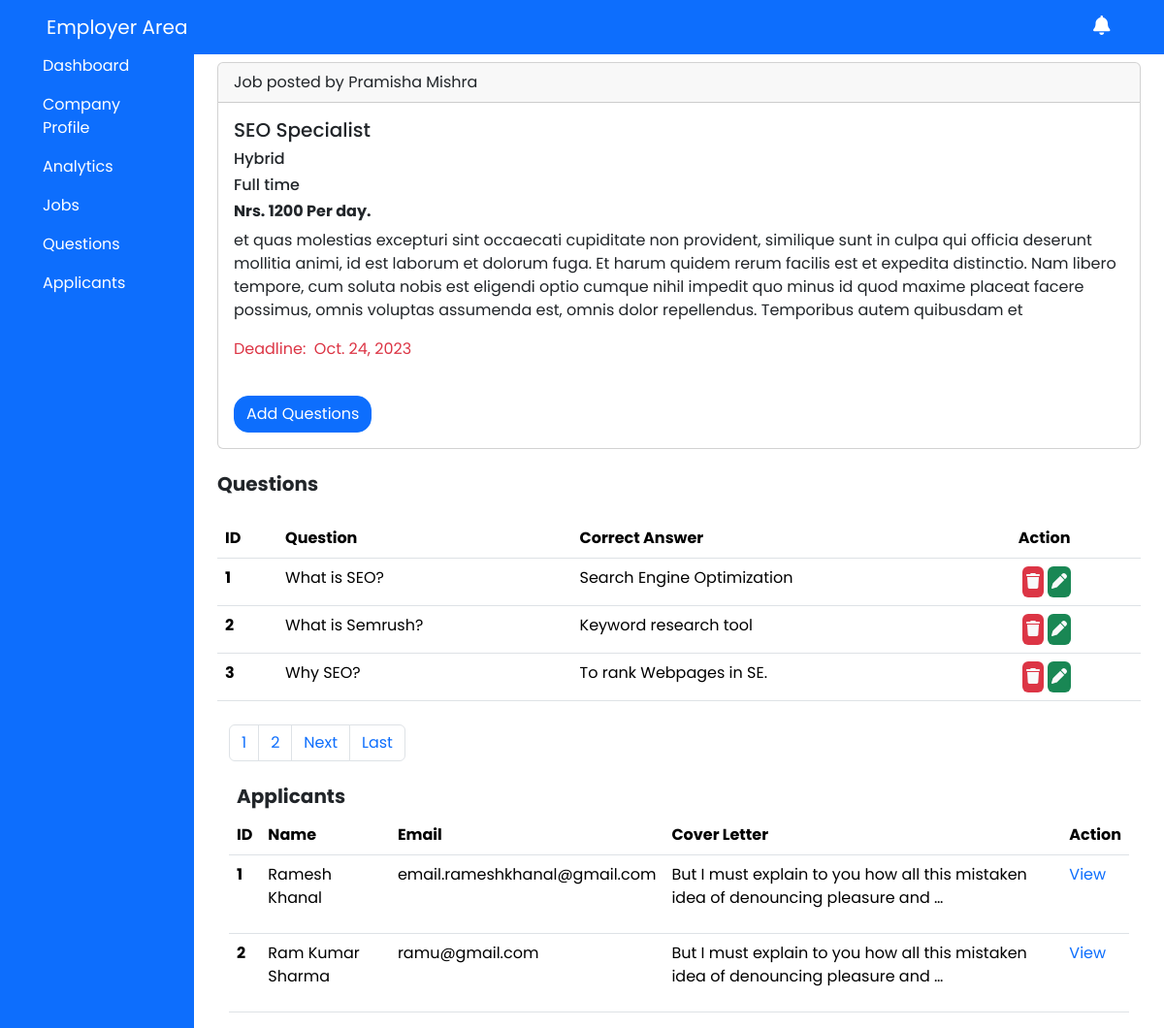
The app's page /employer/viewquestions/3 (signed in) with its own data.
### employer/models.py (models this page shows, shortened)
class Job(models.Model):
    employer = models.ForeignKey(Employer,on_delete=models.CASCADE,related_name='job')
    job_id = models.AutoField(primary_key=True)
    job_type = models.CharField(max_length=50,choices=JOB_TYPE,blank=False,null=False ,verbose_name='Job type')
    job_position = models.CharField(verbose_name="Position",max_length=100,null=False,blank=False)
    job_requirement = models.CharField(verbose_name="Requirements",max_length=100,null=False,blank=False)
    job_description = models.TextField(verbose_name="Description",null=False,blank=False)
    salary = models.TextField(max_length=30,blank=True,null=True)
    location_type = models.TextField(choices=LOCATION_TYPE,blank=False)
    deadline = models.DateField(blank=False,null=False,default=default_deadline)

class Employer(models.Model):
    emp_id = models.AutoField(primary_key=True)
    emp_name = models.CharField(max_length=50,null=False,blank=False,verbose_name='Employer name')
    emp_phone_number = models.CharField(max_length=11,null=False,blank=False,verbose_name='Employer number')
    emp_email = models.EmailField(verbose_name='Employer Email',null=False,blank=False,unique=True)
    emp_password = models.CharField(null=False,blank=False,verbose_name='Employer Password',max_length=255)
    about_employer = models.TextField(verbose_name='About Employer',blank=True,null=True)
    emp_profile = models.FileField(upload_to=filepath ,null=True,verbose_name='Profile Photo')

class Questions(models.Model):
    job = models.ForeignKey(Job,on_delete=models.CASCADE,related_name = 'question')
    question_id = models.AutoField(primary_key=True)
    question = models.CharField(verbose_name="Questions",max_length=150,blank=False,null=False)
    marks = models.CharField(max_length=50,null=False,blank=False,default=5)
    correct_answer = models.CharField(max_length=100,null=True)
    option_one = models.CharField(max_length=100,null=True)
    option_two = models.CharField(max_length=100,null=True)
    option_three = models.CharField(max_length=100, blank=True)
    option_four = models.CharField(max_length=100, blank=True)
    class Meta:
        verbose_name_plural = 'Questions'

### jobseeker/models.py (models this page shows, shortened)
class AppliedJobs(models.Model):
    id = models.UUIDField(primary_key=True)
    job = models.ForeignKey(Job,on_delete=models.CASCADE)
    job_seeker = models.ForeignKey(JobSeeker,on_delete=models.CASCADE)
    coverletter = models.TextField(null=False,blank=False,verbose_name="Cover Letter",default='')
    class Meta:
        verbose_name_plural = 'Applied Jobs'

class JobSeeker(models.Model):
    id = models.UUIDField(primary_key=True)
    name = models.CharField(max_length=50,null=False,blank=False,verbose_name='Jobseeker Name')
    email = models.EmailField(null=False, blank=False, unique=True,verbose_name='Jobseeker Email')
    password = models.TextField(max_length=255,blank=False,null=False,verbose_name='Jobseeker Password')
    phone = models.TextField(max_length=15,blank=False,null=False,verbose_name='Jobseeker Phone')
    address = models.TextField(max_length=50,blank=True,null=True,default="Kathmandu",verbose_name='Address')
    date_of_birth = models.DateField(null=True, blank=True)
    about_me = models.TextField(null=True,blank=True,verbose_name='About You')
    qualification = models.TextField(blank=True,null=True,verbose_name="Qualifications")
    experiences = models.TextField(blank = True,null=True,verbose_name='Experiences')
    preferences = models.TextField(null=True,blank=True,verbose_name="Job Preferences")
    cv = models.FileField(upload_to=filepath,verbose_name='CV')
    profile = models.FileField(upload_to=profilepath,verbose_name='Profile')

### employer/views.py (the view, shortened to what this page needs)
# urls.py: path('viewquestions/<int:id>',viewquestions,name="viewquestions")
def viewquestions(request,id):
    email = request.session.get('email',None)
    if email:
        is_ajax = request.headers.get('X-Requested-With') == 'XMLHttpRequest'
        employer = Employer.objects.get(emp_email = email)
        job = Job.objects.get(employer = employer,job_id = id)
        message = ''
        questions = None
        paginator = None
        page_number = None
        total_pages = None
        pages = None
        view_question =None
        question_exists = Questions.objects.filter(job=job).exists()
        if question_exists:
            questions = Questions.objects.filter(job = job).order_by('question_id')
            paginator = Paginator(questions,3)
            page_number = request.GET.get('page')
            pages = paginator.get_page(page_number)
            total_pages = paginator.num_pages
        else:
            message = "Question doesn't exists."
            total_pages = 1
        applicants = None
        applicant_not_found = ""
        try:
            applicants_exists = AppliedJobs.objects.filter(job = job).exists()
            if applicants_exists:
                applicants = AppliedJobs.objects.filter(job = job)
            else:
                applicant_not_found = "Applicants doesnt exists."
        except Exception as e:
            print(f"Exception querying applicants on view viewquestions - {e}")
        context = {
            'job':job,
            'view_question':view_question,
            'questions':questions,
            'message':message,
            'pages':pages,
            'lastpage':total_pages,
            'pagelist':[n+1 for n in range(total_pages)],
            'applicant_not_found':applicant_not_found,
            'applicants':applicants
        }
        return render(request,'employer-dashboard/components/viewquestions.html',context)
    else:
        messages.error(request,"Session Expired.")
        return redirect('employer_signin')

### templates/employer-dashboard/components/viewquestions.html (shortened to what this page needs)
{% extends "../index.html" %}
{% block content %}
<div class="container">
    <div class="card">
        <div class="card-header">
            Job posted by {{job.employer.emp_name}}
        </div>
        <div class="card-body">
            <h1 class="card-title fs-5">{{job.job_position}}</h1>
            <h5 class="card-text fs-6">{{job.location_type}}</h5>
          <h5 class="card-title fs-6">{{job.job_type}}</h5>
          <h5 class="card-title fs-6 fw-bold">{{job.salary}}</h5>
          <p class="card-text">{{job.job_description | safe}}</p>
          <p class="card-text text-danger"> Deadline: &nbsp;{{job.deadline}}</p>
          <a href="#" class="btn btn-primary"  data-bs-toggle="modal" data-bs-target="#addQuestions">Add Questions</a>
        </div>
    </div>
    <div class="my-4">
        <h5 class="fw-bold">Questions</h5>
    </div>
    <table class="table">
        <thead>
          <tr>
            <th scope="col">ID</th>
            <th scope="col">Question</th>
            <th scope="col">Correct Answer</th>
            <th scope="col">Action</th>
          </tr>
        </thead>
        <tbody>
        {% if message %}
          <tr>
            <th scope="row" colspan="4">
                <div class="alert alert-danger" role="alert">
                   {{message}}
                  </div>
            </th>
          </tr>
          {%else%}
          {% for question in pages %}
          <tr>
            <th scope="row">{{ forloop.counter }}</th>
            <td>{{question.question | truncatewords:15 }}</td>
            <td>{{question.correct_answer}}</td>
            <td>
                <div class="d-flex flex-col">
                    <a href="#" class="mx-1 bg-danger p-1 rounded text-light"><i class="fas fa-trash"></i></a>
                    <a href="#" class="bg-success p-1 rounded text-light"><i class="fas fa-pen"></i></a>
                </div>
            </td>
          </tr>
          {%endfor%}
          {%endif%}
        </tbody>
    </table>
    <div class="container mt-4">
        <div class="row">
            <div class="col-md-12">
                <nav aria-label="Page navigation">
                    <ul class="pagination">
                        {% for n in pagelist%}
                      <li class="page-item"><a class="page-link" href="?page={{n}}">{{n}}</a></li>
                        {%endfor%}
                      {% if pages.has_next %}
                      <li class="page-item"><a class="page-link" href="?page={{pages.next_page_number}}">Next</a></li>
                      <li class="page-item"><a class="page-link" href="?page={{lastpage}}">Last</a></li>
                      {%endif%}
                    </ul>
                  </nav>
                </div>
            </div>
    </div>
    <div class="container mt-2">
        <h5 class="mx-2 fs-5 fw-bold mb-2 mt-2">Applicants</h5>
        <table class="table">
          <thead>
            <tr>
              <th scope="col">ID</th>
              <th scope="col">Name</th>
              <th scope="col">Email</th>
              <th scope="col">Cover Letter</th>
              <th scope="col">Action</th>
            </tr>
          </thead>
          <tbody>
            {% if applicant_not_found %}
            <tr>
              <th scope="row" colspan="5">{{applicant_not_found}}</th>
            </tr>
            {%else%}
            {% for applicant in applicants %}
            <tr>
              <th scope="row">{{forloop.counter}}</th>
              <td>{{applicant.job_seeker.name}}</td>
              <td>{{applicant.job_seeker.email}}</td>
              <td>{{applicant.coverletter|safe|truncatewords:15 }} </td>
              <td>
                <div class="d-flex">
                  <a href="#">View</a>
                </div>
              </td>
            </tr>
            {%endfor%}
            {%endif%}
          </tbody>
        </table>
    </div>
</div>
{% endblock content %}
{% block script%}
{%load static%}
{%endblock%}

### static/css/style.css (style rules this page uses)
:root { --color-primary:#832bf0; --color-primary-hover:#8732f0; --color-secondary:#3a0ca3; --color-light:#83c5be; --color-red:#d90429; --color-red-hover:#dd2d4be3; --color-dark:#14213d; --color-grey:#a1a1a1; --color-white:#fff; --color-green:#00FF00; }
* { font-family: 'Poppins', sans-serif !important; }
a { text-decoration: none !important; }
.btn.btn-primary { margin-top: 20px; border-radius: 15px }

### static/css/helper.css (style rules this page uses)
:root { --color-primary:#832bf0; --color-primary-hover:#863be280; --color-secondary:#3a0ca3; --color-light:#83c5be; --color-red:#d90429; --color-red-hover:#dd2d4be3; --color-dark:#14213d; --color-grey:#a1a1a1; --color-white:#fff; }

### static/css/dashboard.css (style rules this page uses)
.card { overflow:hidden; }

### records on screen
Job: employer.emp_name "Pramisha Mishra", job_position "SEO Specialist", location_type "Hybrid", job_type "Full time", salary "Nrs. 1200 Per day.", job_description "et quas molestias excepturi sint occaecati cupiditate non provident, similique sunt in culpa qui officia deserunt mollitia animi, id est laborum et dolorum fuga. Et harum quidem rerum facilis est et expedita distinctio. Nam libero tempore, cum soluta nobis est eligendi optio cumque nihil impedit quo minus id quod maxime placeat facere possimus, omnis voluptas assumenda est, omnis dolor repellendus. Temporibus autem quibusdam et", deadline "Oct. 24, 2023"
Questions: question "What is SEO?", correct_answer "Search Engine Optimization"
Questions: question "What is Semrush?", correct_answer "Keyword research tool"
Questions: question "Why SEO?", correct_answer "To rank Webpages in SE."
AppliedJobs: job_seeker.name "Ramesh Khanal", job_seeker.email "email.rameshkhanal@gmail.com", coverletter "But I must explain to you how all this mistaken idea of denouncing pleasure and …"
AppliedJobs: job_seeker.name "Ram Kumar Sharma", job_seeker.email "ramu@gmail.com", coverletter "But I must explain to you how all this mistaken idea of denouncing pleasure and …"

### other values on screen
{{ n }} "1" "2"
